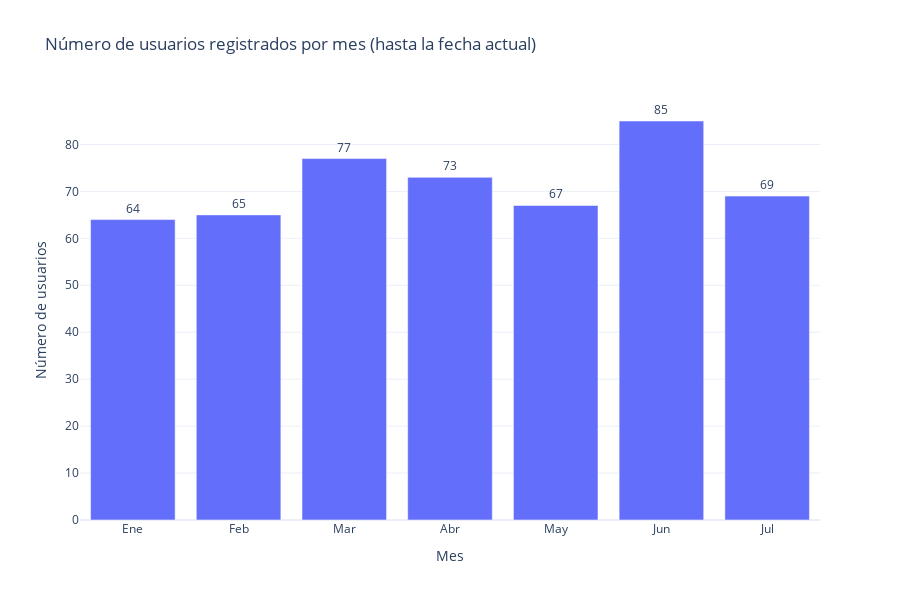

Here is the notebook cell this chart was saved with:
### Code cell
import plotly.express as px


# Filtramos el DataFrame para incluir solo fechas anteriores o iguales a la fecha actual
fecha_actual = datetime.now()
df = df[df['fecha_registro'] <= fecha_actual]

# Extraemos el mes de la columna 'fecha_registro'
df['mes_registro'] = df['fecha_registro'].dt.month

# Contamos el número de usuarios en cada mes
users_por_mes = df['mes_registro'].value_counts().sort_index()

# Ruta donde se guardará la imagen creada
current_dir = os.getcwd()
output_file = os.path.join(current_dir, 'docs', 'imagenes', 'usuarios_por_mes_dinámico.png')

# Creamos un gráfico interactivo de barras con plotly
fig = px.bar(x=users_por_mes.index, y=users_por_mes.values,
             labels={'x': 'Mes', 'y': 'Número de usuarios'},
             title='Número de usuarios registrados por mes (hasta la fecha actual)',
             text=users_por_mes.values,
             template='plotly_white')

fig.update_traces(texttemplate='%{text}', textposition='outside')
fig.update_layout(xaxis_tickvals=list(range(1, 13)), xaxis_ticktext=['Ene', 'Feb', 'Mar', 'Abr', 'May', 'Jun', 'Jul', 'Ago', 'Sep', 'Oct', 'Nov', 'Dic'])

# Ajustamos el tamaño del gráfico
fig.update_layout(height=600) 

# Guardamos y mostramos el gráfico interactivo
fig.write_html(output_file)
fig.show()

print(f"Gráfico guardado en: {output_file}")

### Figure 1 — Plotly figure (JSON) as saved in the notebook; plotly's stock layout.template omitted (floating-point values rounded to 4 significant figures)
{"data": [{"alignmentgroup": "True", "hovertemplate": "Mes=%{x}<br>Número de usuarios=%{y}<br>text=%{text}<extra></extra>", "legendgroup": "", "marker": {"color": "#636efa", "pattern": {"shape": ""}}, "name": "", "offsetgroup": "", "orientation": "v", "showlegend": false, "text": [64, 65, 77, 73, 67, 85, 69], "textposition": "outside", "texttemplate": "%{text}", "type": "bar", "x": [1, 2, 3, 4, 5, 6, 7], "xaxis": "x", "y": [64, 65, 77, 73, 67, 85, 69], "yaxis": "y"}], "layout": {"barmode": "relative", "height": 600, "legend": {"tracegroupgap": 0}, "title": {"text": "Número de usuarios registrados por mes (hasta la fecha actual)"}, "xaxis": {"anchor": "y", "domain": [0, 1], "ticktext": ["Ene", "Feb", "Mar", "Abr", "May", "Jun", "Jul", "Ago", "Sep", "Oct", "Nov", "Dic"], "tickvals": [1, 2, 3, 4, 5, 6, 7, 8, 9, 10, 11, 12], "title": {"text": "Mes"}}, "yaxis": {"anchor": "x", "domain": [0, 1], "title": {"text": "Número de usuarios"}}}}
